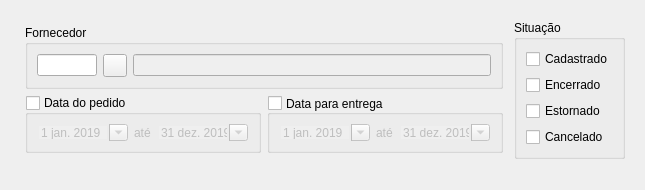
<?xml version="1.0" encoding="UTF-8"?>
<ui version="4.0">
 <class>FiltroPedido</class>
 <widget class="QDialog" name="FiltroPedido">
  <property name="geometry">
   <rect>
    <x>0</x>
    <y>0</y>
    <width>645</width>
    <height>190</height>
   </rect>
  </property>
  <property name="sizePolicy">
   <sizepolicy hsizetype="Expanding" vsizetype="Expanding">
    <horstretch>0</horstretch>
    <verstretch>0</verstretch>
   </sizepolicy>
  </property>
  <property name="minimumSize">
   <size>
    <width>600</width>
    <height>190</height>
   </size>
  </property>
  <property name="maximumSize">
   <size>
    <width>645</width>
    <height>190</height>
   </size>
  </property>
  <property name="sizeIncrement">
   <size>
    <width>150</width>
    <height>50</height>
   </size>
  </property>
  <property name="windowTitle">
   <string>Filtro de Pedido</string>
  </property>
  <property name="locale">
   <locale language="Portuguese" country="Brazil"/>
  </property>
  <property name="sizeGripEnabled">
   <bool>false</bool>
  </property>
  <layout class="QHBoxLayout" name="horizontalLayout_3">
   <item>
    <widget class="QFrame" name="frame">
     <property name="sizePolicy">
      <sizepolicy hsizetype="Expanding" vsizetype="Expanding">
       <horstretch>0</horstretch>
       <verstretch>0</verstretch>
      </sizepolicy>
     </property>
     <property name="font">
      <font>
       <weight>75</weight>
       <bold>true</bold>
      </font>
     </property>
     <property name="lineWidth">
      <number>0</number>
     </property>
     <layout class="QGridLayout" name="gridLayout_2">
      <property name="leftMargin">
       <number>0</number>
      </property>
      <property name="topMargin">
       <number>0</number>
      </property>
      <property name="rightMargin">
       <number>0</number>
      </property>
      <property name="bottomMargin">
       <number>0</number>
      </property>
      <property name="verticalSpacing">
       <number>6</number>
      </property>
      <item row="0" column="0">
       <widget class="QFrame" name="formFrame">
        <property name="sizePolicy">
         <sizepolicy hsizetype="Preferred" vsizetype="Preferred">
          <horstretch>0</horstretch>
          <verstretch>0</verstretch>
         </sizepolicy>
        </property>
        <property name="font">
         <font>
          <weight>50</weight>
          <bold>false</bold>
         </font>
        </property>
        <layout class="QGridLayout" name="gridLayout_3">
         <property name="leftMargin">
          <number>9</number>
         </property>
         <item row="1" column="0">
          <spacer name="verticalSpacer">
           <property name="orientation">
            <enum>Qt::Vertical</enum>
           </property>
           <property name="sizeHint" stdset="0">
            <size>
             <width>20</width>
             <height>40</height>
            </size>
           </property>
          </spacer>
         </item>
         <item row="0" column="0">
          <widget class="QFrame" name="frame_3">
           <property name="sizePolicy">
            <sizepolicy hsizetype="Preferred" vsizetype="Fixed">
             <horstretch>0</horstretch>
             <verstretch>0</verstretch>
            </sizepolicy>
           </property>
           <property name="frameShape">
            <enum>QFrame::NoFrame</enum>
           </property>
           <property name="frameShadow">
            <enum>QFrame::Plain</enum>
           </property>
           <property name="lineWidth">
            <number>0</number>
           </property>
           <layout class="QVBoxLayout" name="verticalLayout_5">
            <property name="leftMargin">
             <number>5</number>
            </property>
            <property name="topMargin">
             <number>5</number>
            </property>
            <property name="rightMargin">
             <number>5</number>
            </property>
            <property name="bottomMargin">
             <number>5</number>
            </property>
            <item>
             <widget class="QGroupBox" name="groupBox_pessoa">
              <property name="sizePolicy">
               <sizepolicy hsizetype="Preferred" vsizetype="Fixed">
                <horstretch>0</horstretch>
                <verstretch>0</verstretch>
               </sizepolicy>
              </property>
              <property name="title">
               <string>Fornecedor</string>
              </property>
              <property name="checkable">
               <bool>false</bool>
              </property>
              <layout class="QHBoxLayout" name="horizontalLayout_2">
               <property name="leftMargin">
                <number>9</number>
               </property>
               <property name="topMargin">
                <number>9</number>
               </property>
               <property name="rightMargin">
                <number>9</number>
               </property>
               <property name="bottomMargin">
                <number>9</number>
               </property>
               <item>
                <widget class="QLineEdit" name="lineEdit_pessoa_documento">
                 <property name="maximumSize">
                  <size>
                   <width>60</width>
                   <height>16777215</height>
                  </size>
                 </property>
                </widget>
               </item>
               <item>
                <widget class="QToolButton" name="toolButton_pessoa">
                 <property name="text">
                  <string/>
                 </property>
                </widget>
               </item>
               <item>
                <widget class="QLineEdit" name="lineEdit_pessoa">
                 <property name="enabled">
                  <bool>false</bool>
                 </property>
                </widget>
               </item>
              </layout>
             </widget>
            </item>
            <item>
             <widget class="QWidget" name="widget_4" native="true">
              <layout class="QHBoxLayout" name="horizontalLayout_6">
               <property name="leftMargin">
                <number>0</number>
               </property>
               <property name="topMargin">
                <number>0</number>
               </property>
               <property name="rightMargin">
                <number>0</number>
               </property>
               <property name="bottomMargin">
                <number>0</number>
               </property>
               <item>
                <widget class="QGroupBox" name="groupBox_entrada">
                 <property name="sizePolicy">
                  <sizepolicy hsizetype="Minimum" vsizetype="Fixed">
                   <horstretch>0</horstretch>
                   <verstretch>0</verstretch>
                  </sizepolicy>
                 </property>
                 <property name="title">
                  <string>Data do pedido</string>
                 </property>
                 <property name="checkable">
                  <bool>true</bool>
                 </property>
                 <property name="checked">
                  <bool>false</bool>
                 </property>
                 <layout class="QHBoxLayout" name="horizontalLayout">
                  <property name="leftMargin">
                   <number>9</number>
                  </property>
                  <property name="topMargin">
                   <number>9</number>
                  </property>
                  <property name="rightMargin">
                   <number>9</number>
                  </property>
                  <property name="bottomMargin">
                   <number>9</number>
                  </property>
                  <item>
                   <widget class="QDateEdit" name="dateEdit_data_entrada1">
                    <property name="sizePolicy">
                     <sizepolicy hsizetype="Fixed" vsizetype="Fixed">
                      <horstretch>0</horstretch>
                      <verstretch>0</verstretch>
                     </sizepolicy>
                    </property>
                    <property name="wrapping">
                     <bool>false</bool>
                    </property>
                    <property name="frame">
                     <bool>false</bool>
                    </property>
                    <property name="readOnly">
                     <bool>false</bool>
                    </property>
                    <property name="buttonSymbols">
                     <enum>QAbstractSpinBox::UpDownArrows</enum>
                    </property>
                    <property name="calendarPopup">
                     <bool>true</bool>
                    </property>
                    <property name="date">
                     <date>
                      <year>2019</year>
                      <month>1</month>
                      <day>1</day>
                     </date>
                    </property>
                   </widget>
                  </item>
                  <item>
                   <widget class="QLabel" name="label_2">
                    <property name="sizePolicy">
                     <sizepolicy hsizetype="Fixed" vsizetype="Preferred">
                      <horstretch>0</horstretch>
                      <verstretch>0</verstretch>
                     </sizepolicy>
                    </property>
                    <property name="text">
                     <string>até</string>
                    </property>
                   </widget>
                  </item>
                  <item>
                   <widget class="QDateEdit" name="dateEdit_data_entrada2">
                    <property name="sizePolicy">
                     <sizepolicy hsizetype="Fixed" vsizetype="Fixed">
                      <horstretch>0</horstretch>
                      <verstretch>0</verstretch>
                     </sizepolicy>
                    </property>
                    <property name="wrapping">
                     <bool>false</bool>
                    </property>
                    <property name="frame">
                     <bool>false</bool>
                    </property>
                    <property name="readOnly">
                     <bool>false</bool>
                    </property>
                    <property name="buttonSymbols">
                     <enum>QAbstractSpinBox::UpDownArrows</enum>
                    </property>
                    <property name="calendarPopup">
                     <bool>true</bool>
                    </property>
                    <property name="date">
                     <date>
                      <year>2019</year>
                      <month>12</month>
                      <day>31</day>
                     </date>
                    </property>
                   </widget>
                  </item>
                 </layout>
                </widget>
               </item>
               <item>
                <widget class="QGroupBox" name="groupBox_saida">
                 <property name="sizePolicy">
                  <sizepolicy hsizetype="Preferred" vsizetype="Fixed">
                   <horstretch>0</horstretch>
                   <verstretch>0</verstretch>
                  </sizepolicy>
                 </property>
                 <property name="title">
                  <string>Data para entrega</string>
                 </property>
                 <property name="alignment">
                  <set>Qt::AlignLeading|Qt::AlignLeft|Qt::AlignVCenter</set>
                 </property>
                 <property name="checkable">
                  <bool>true</bool>
                 </property>
                 <property name="checked">
                  <bool>false</bool>
                 </property>
                 <layout class="QHBoxLayout" name="horizontalLayout_4">
                  <item>
                   <widget class="QDateEdit" name="dateEdit_data_saida1">
                    <property name="sizePolicy">
                     <sizepolicy hsizetype="Fixed" vsizetype="Fixed">
                      <horstretch>0</horstretch>
                      <verstretch>0</verstretch>
                     </sizepolicy>
                    </property>
                    <property name="wrapping">
                     <bool>false</bool>
                    </property>
                    <property name="frame">
                     <bool>false</bool>
                    </property>
                    <property name="readOnly">
                     <bool>false</bool>
                    </property>
                    <property name="buttonSymbols">
                     <enum>QAbstractSpinBox::UpDownArrows</enum>
                    </property>
                    <property name="calendarPopup">
                     <bool>true</bool>
                    </property>
                    <property name="date">
                     <date>
                      <year>2019</year>
                      <month>1</month>
                      <day>1</day>
                     </date>
                    </property>
                   </widget>
                  </item>
                  <item>
                   <widget class="QLabel" name="label_3">
                    <property name="sizePolicy">
                     <sizepolicy hsizetype="Fixed" vsizetype="Minimum">
                      <horstretch>0</horstretch>
                      <verstretch>0</verstretch>
                     </sizepolicy>
                    </property>
                    <property name="text">
                     <string>até</string>
                    </property>
                   </widget>
                  </item>
                  <item>
                   <widget class="QDateEdit" name="dateEdit_data_saida2">
                    <property name="sizePolicy">
                     <sizepolicy hsizetype="Fixed" vsizetype="Fixed">
                      <horstretch>0</horstretch>
                      <verstretch>0</verstretch>
                     </sizepolicy>
                    </property>
                    <property name="wrapping">
                     <bool>false</bool>
                    </property>
                    <property name="frame">
                     <bool>false</bool>
                    </property>
                    <property name="readOnly">
                     <bool>false</bool>
                    </property>
                    <property name="buttonSymbols">
                     <enum>QAbstractSpinBox::UpDownArrows</enum>
                    </property>
                    <property name="calendarPopup">
                     <bool>true</bool>
                    </property>
                    <property name="date">
                     <date>
                      <year>2019</year>
                      <month>12</month>
                      <day>31</day>
                     </date>
                    </property>
                   </widget>
                  </item>
                 </layout>
                </widget>
               </item>
              </layout>
             </widget>
            </item>
           </layout>
          </widget>
         </item>
         <item row="0" column="1">
          <widget class="QGroupBox" name="groupBox_situacao">
           <property name="sizePolicy">
            <sizepolicy hsizetype="Preferred" vsizetype="Preferred">
             <horstretch>0</horstretch>
             <verstretch>0</verstretch>
            </sizepolicy>
           </property>
           <property name="title">
            <string>Situação</string>
           </property>
           <layout class="QVBoxLayout" name="verticalLayout_2">
            <item>
             <widget class="QCheckBox" name="checkBox_cadastrado">
              <property name="text">
               <string>Cadastrado</string>
              </property>
             </widget>
            </item>
            <item>
             <widget class="QCheckBox" name="checkBox_encerrado">
              <property name="enabled">
               <bool>true</bool>
              </property>
              <property name="text">
               <string>Encerrado</string>
              </property>
             </widget>
            </item>
            <item>
             <widget class="QCheckBox" name="checkBox_estornado">
              <property name="text">
               <string>Estornado</string>
              </property>
             </widget>
            </item>
            <item>
             <widget class="QCheckBox" name="checkBox_cancelado">
              <property name="text">
               <string>Cancelado</string>
              </property>
             </widget>
            </item>
           </layout>
          </widget>
         </item>
        </layout>
       </widget>
      </item>
     </layout>
    </widget>
   </item>
  </layout>
 </widget>
 <resources/>
 <connections/>
</ui>
